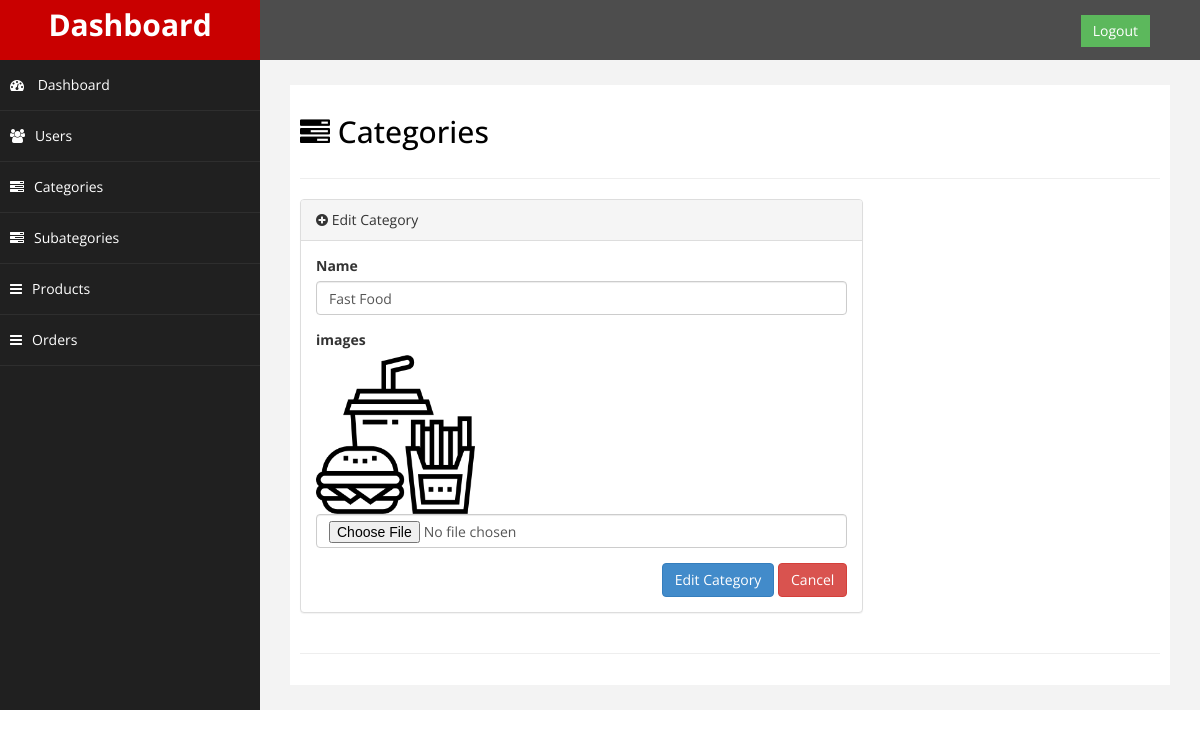
Page /admin/editcategory.php?action=edit&id=1 (signed in) on the committed database.
### tables this page shows
CREATE TABLE `categories` (
  `id` int(11) NOT NULL,
  `name` varchar(40) NOT NULL,
  `photo` varchar(255) NOT NULL
);

### admin/editcategory.php (the view, shortened to what this page needs)
<?php
include('header.php');
require('../include/connect.php');
?>
<div id="page-wrapper">
    <div id="page-inner">
        <div class="row">
            <div class="col-md-12">
                <h2><i class="fa fa-tasks"></i> Categories</h2>
            </div>
        </div>
        <hr />
        <div class="row">
            <div class="col-md-8">
                <div class="panel panel-default">
                    <div class="panel-heading">
                        <i class="fa fa-plus-circle"></i> Edit Category
                    </div>
                    <div class="panel-body">
                        <div class="row">
                             <?php
                             if (isset($_GET['action'], $_GET['id'])&&$_GET['action']=='edit' ) {
                                $id = $_GET['id'];
                                    $stm = $db->prepare("select * from categories where id=:catid");
                                    $stm->execute(array("catid"=>$id));
                                    if ($stm->rowCount()) {
                                        foreach ($stm->fetchAll() as $row) {
                                            $name = $row['name'];
                                            $image_name_db= $row['photo'];
                                    ?>
                            <div class="col-md-12">
                            <form role="form" method="post" enctype="multipart/form-data">
                                    <div class="form-group">
                                        <label>Name</label>
                                        <input type="text" placeholder="Please Enter your Name "
                                        class="form-control"
                                        value="<?php echo $name ?>" name="name" />
                                    </div>
                                    <div class="form-group">
                                        <label>images</label><br>
                                        <img src="upload/<?php echo $image_name_db ?>" width=30%>
                                        <input type="file" class="form-control"
                                         name="file" >
                                    </div>
                                    <div style="float:right;">
                                        <button type="submit" name="submit" class="btn btn-primary">Edit Category</button>
                                        <button type="reset" class="btn btn-danger">Cancel</button>
                                    </div>
                            </div>
       <?php }}}?>
                        </div>
                    </div>
                </div>
            </div>
        </div>
        <hr />
    </div>
</div>
</div>
<?php
include('footer.php');
?>

### admin/include/assets/css/custom.css (style rules this page uses)
body { font-family: 'Open Sans', sans-serif; }
#page-wrapper { padding: 15px 15px; min-height: 600px; background:#F3F3F3; }
#page-inner { width:100%; margin:10px 20px 10px 0px; background-color:#fff!important; padding:10px; min-height:600px; }
h2 { color: #000; }
@media (min-width:768px) { #page-wrapper { margin: 0 0 0 260px; padding: 15px 30px; } }

### rows in the picture
categories: name "Fast Food", photo (picture)
